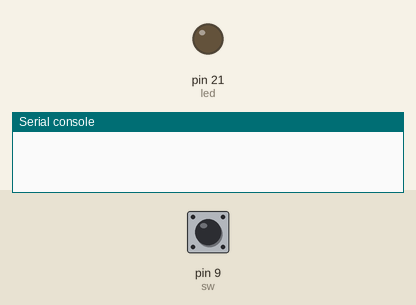
Recording of a program running on a simulated MicroPython board. Shown: output pins drawn as LEDs (lit = HIGH), the last lines printed to the serial console. Dashed ring = blinking. The test bench sets the inputs (shaded band); at power-on: pin 9 (sw) HIGH.

Above: at 1.2 s.
1.3 s: pin 9 (sw) pulled LOW for 0.15 s
At 1.9 s:
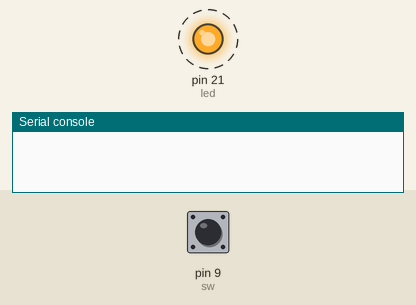
At 6.6 s:
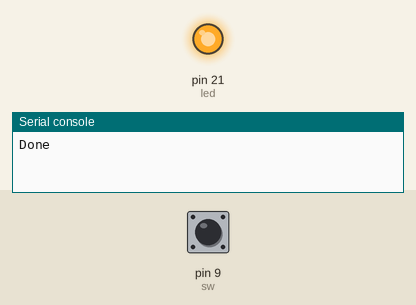
Timing chart, 0 to 8.1 s (numbered marks = the images above; inputs shaded):
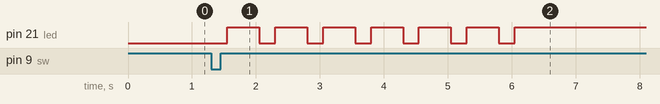

Measured:
- after the input at 1.3 s, pin 21 (led): alternates HIGH for 0.50 s and LOW for 0.25 s, 13 changes in all, then stays HIGH, starting after 0.25 s

The program:

t004.py
```python
import machine
import time

led = machine.Pin(21,machine.Pin.OUT)
sw = machine.Pin(9,machine.Pin.IN)

def blink_led_ntimes(num, t_on, t_off,msg):
    counter = 0
    while (counter<num):
        led.off()
        time.sleep(t_on)
        led.on()
        time.sleep(t_off)
        counter += 1

    print(msg)

while True:
    if sw.value()==0:
        blink_led_ntimes(7,0.25,0.5,'Done')
        
```
